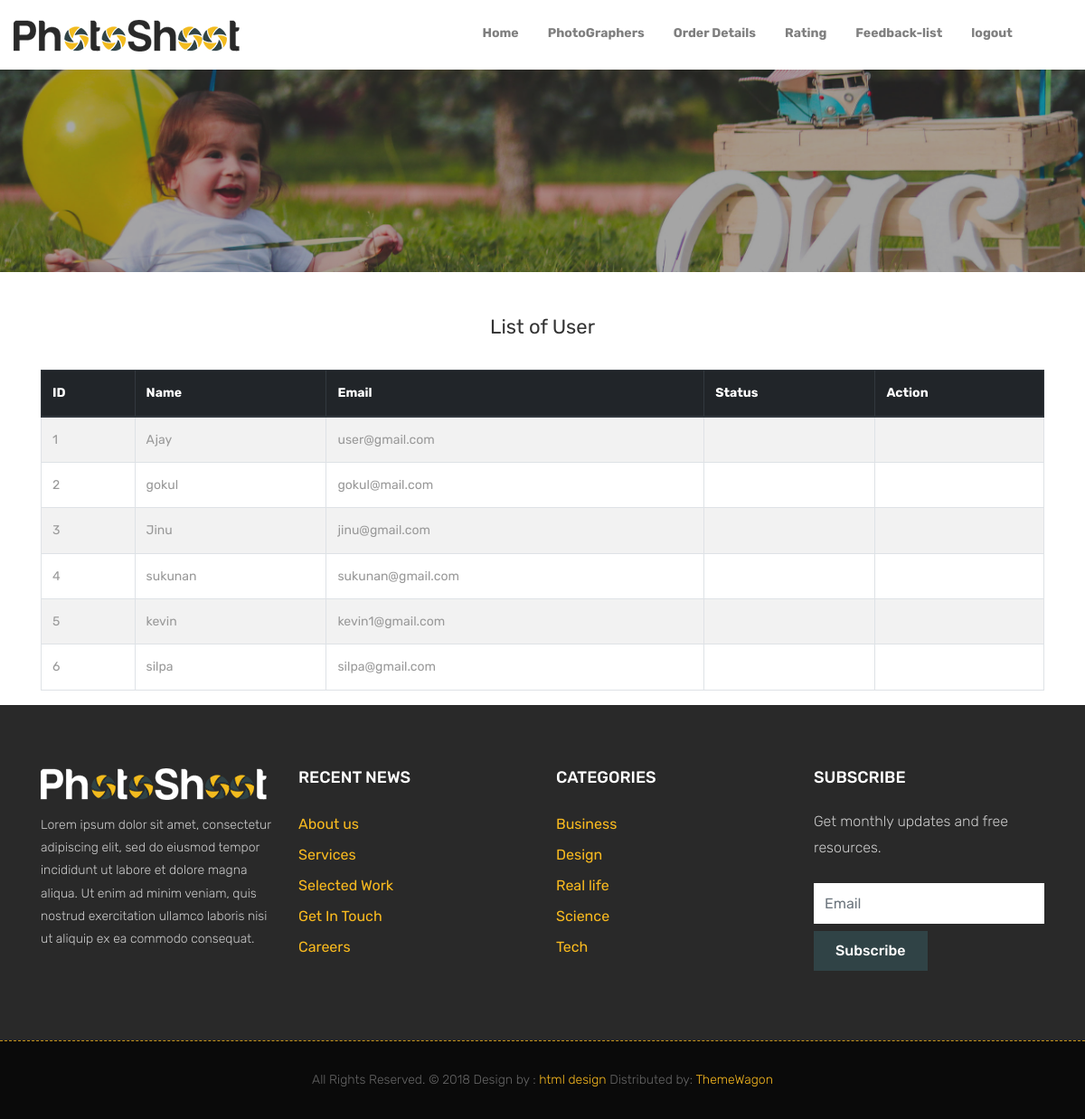
Page /userview/ on the committed database.
### app/models.py (models this page shows)
class UserReg(models.Model):
    login = models.ForeignKey(Login, on_delete=models.CASCADE,null=True)
    name = models.CharField(max_length=100)
    email = models.EmailField(unique=True)
    phone = models.CharField(max_length=100,default="")
    address = models.CharField(max_length=500,default="")
    location = models.CharField(max_length=100,default="")
    password = models.CharField(max_length=128,default="")
    pimage=models.ImageField("profile",null=True)

### app/views.py (the view)
# urls.py: path("userview/",views.userview, name='userview'),
def userview(request):
    usr = UserReg.objects.all()
    return render(request,'Admin/userview.html',{'usr':usr})

### Templates/Admin/userview.html (shortened to what this page needs)
{% extends "Admin/common_base.html" %}
{% block content%}
<body>
    <div class="container mt-5">
        <h2 class="text-center mb-4">List of User</h2>
        <table class="table table-bordered table-striped">
            <thead class="thead-dark">
                <tr>
                    <th>ID</th>
                    <th>Name</th>
                    <th>Email</th>
                    <th>Status</th>
                    <th>Action</th>
                </tr>
            </thead>
            <tbody>
                {% for i in usr %}
                <tr>
                    <td>{{ i.id }}</td>
                    <td>{{ i.name }}</td>
                    <td>{{ i.email }}</td>
                    <td>{{ i.status }}</td>
                    <td>
                    </td>
                </tr>
                {% endfor %}
            </tbody>
        </table>
    </div>
</body>
</html>
{% endblock  %}

### Templates/Admin/common_base.html (shortened to what this page needs)
{% load static %}
<!DOCTYPE html>
<html lang="en">
    <link rel="stylesheet" href="/static/css/bootstrap.min.css">
    <link rel="stylesheet" href="/static/style.css">
    <link rel="stylesheet" href="/static/css/responsive.css">
    <link rel="stylesheet" href="/static/css/custom.css">
</head>
<body id="page-top" class="politics_version">
<header class="header">
    <nav class="navbar navbar-expand-lg navbar-light " style="margin-left: 40%;">
        <div class="container-fluid">
            <div class="collapse navbar-collapse" id="navbarNav">
                <ul class="navbar-nav ms-auto" style="margin-left: 1%; color: black; font-weight: bold;">
                    <li class="nav-link"><a href="/adminhome" class="nav-link">Home</a></li>
                    <li class="nav-link"><a href="/productlist/" class="nav-link">PhotoGraphers</a></li>
                    <li class="nav-link"><a href="/orderlist/" class="nav-link">Order Details</a></li>
                    <li class="nav-link"><a href="/productreviewlist/" class="nav-link">Rating</a></li>
                    <li class="nav-link"><a href="/viewfeedback/" class="nav-link">Feedback-list</a></li>
                    <li class="nav-link"><a href="/" class="nav-link">logout</a></li>
                </ul>
            </div>
        </div>
    </nav>
</header>
    <nav class="navbar navbar-expand-lg navbar-dark fixed-top" id="mainNav">
        <div class="container-fluid">
          <a class="navbar-brand js-scroll-trigger" href="/adminhome">
              <img class="img-fluid" src="/static/images/logo.png" alt="" />
          </a>
        </div>
      </nav>
      <div class="banner-area banner-bg-1">
		<div class="container">
			<div class="row">
				<div class="col-md-12">
				</div>
			</div>
		</div>
	</div>
{% block  content%}
{% endblock  %}
<footer class="main-footer">
    <div class="container">
        <div class="row">
            <div class="col-lg-3 col-md-6 col-sm-12">
                <div class="mb-3 img-logo">
                    <a href="#">
                         <img src="images/logo2.png" alt="">
                    </a>
                    <p>Lorem ipsum dolor sit amet, consectetur adipiscing elit, sed do eiusmod tempor incididunt ut labore et dolore magna aliqua. Ut enim ad minim veniam, quis nostrud exercitation ullamco laboris nisi ut aliquip ex ea commodo consequat.</p>
                </div>
            </div>
            <div class="col-lg-3 col-md-6 col-sm-12">
                <h4 class="mb-4 ph-fonts-style foot-title">
                    RECENT NEWS
                </h4>
                <p class="ph-links-column">
                    <a href="#" class="text-black">About us</a>
                    <a href="#" class="text-black">Services</a>
                    <a href="#" class="text-black">Selected Work</a>
                    <a href="#" class="text-black">Get In Touch</a>
                    <a href="#" class="text-black">Careers</a>
                </p>
            </div>
            <div class="col-lg-3 col-md-6 col-sm-12">
                <h4 class="mb-4 ph-fonts-style foot-title">
                    CATEGORIES
                </h4>
                <p class="ph-links-column">
                    <a href="#" class="text-black">Business</a>
                    <a href="#" class="text-black">Design</a>
                    <a href="#" class="text-black">Real life</a>
                    <a href="#" class="text-black">Science</a>
                    <a href="#" class="text-black">Tech</a>
                </p>
            </div>
            <div class="col-lg-3 col-md-6 col-sm-12">
                <h4 class="mb-4 ph-fonts-style foot-title">
                    SUBSCRIBE
                </h4>
                <p class="ph-fonts-style_p">
                    Get monthly updates and free resources.
                </p>
                <div class="media-container-column" data-form-type="formoid">
                    <form class="form-inline" action="#" method="post">
                        <div class="form-group">
                            <input class="form-control input-sm input-inverse my-2" name="email" required="" data-form-field="Email" placeholder="Email" id="email" type="email">
                        </div>
                        <div class="input-group-btn">
                            <button href="" class="btn hover-effect-new btn-primary" type="submit" role="button"><span> Subscribe </span></button>
                        </div>
                    </form>
                </div>
            </div>
        </div>
    </div>
</footer>
<div class="copyrights">
    <div class="container">
        <div class="footer-distributed">
            <div class="footer-left">
                <p class="footer-company-name">All Rights Reserved. &copy; 2018 Design by :
                <a href="https://html.design/">html design</a> Distributed by: <a href="https://themewagon.com/">ThemeWagon</a>
                </p>
            </div>
        </div>
    </div>
</div>
</body>
</html>

### static/style.css (style rules this page uses)
body { color: #999999; font-size: 14px; font-family: 'Rubik', sans-serif; line-height: 1.80857; }
html, body { height: 100%; }
a { color: #1f1f1f; text-decoration: none !important; outline: none !important; -webkit-transition: all .3s ease-in-out; -moz-transition: all .3s ease-in-out; -ms-transition: all .3s ease-in-out; -o-transition: all .3s ease-in-out; transition: all .3s ease-in-out; }
h1, h2, h3, h4, h5, h6 { letter-spacing: 0; font-weight: normal; position: relative; padding: 0 0 10px 0; font-weight: normal; line-height: 120% !important; color: #333333; margin: 0 }
h2 { font-size: 22px }
h4 { font-size: 16px }
a { color: #222222; text-decoration: none; outline: none; }
a, .btn { text-decoration: none !important; outline: none !important; -webkit-transition: all .3s ease-in-out; -moz-transition: all .3s ease-in-out; -ms-transition: all .3s ease-in-out; -o-transition: all .3s ease-in-out; transition: all .3s ease-in-out; }
ul, li, ol { margin: 0px; list-style: none; padding: 0px; }
img { max-width: 100%; }
.header { position: fixed; z-index: 100; width: 100%; }
.fixed-top { z-index: 10; }
.navbar-dark { background: #ffffff; padding: 15px 0px; }
.hover-effect-new { display: inline-block; padding: 10px 24px; font-size: 16px; font-weight: 500; border: 1px solid #304346; border-radius: 0px; transition: all 0.2s ease-in; position: relative; overflow: hidden; }
.hover-effect-new::before { content: ""; position: absolute; left: 50%; transform: translateX(-50%) scaleY(1) scaleX(1.25); top: 100%; width: 140%; height: 180%; background-color: rgba(0, 0, 0, 0.05); border-radius: 50%; display: block; transition: all 0.5s 0.1s cubic-bezier(0.55, 0, 0.1, 1); z-index: -1; }
.hover-effect-new::after { content: ""; position: absolute; left: 55%; transform: translateX(-50%) scaleY(1) scaleX(1.45); top: 180%; width: 160%; height: 190%; background-color: #f9ba1f; border-radius: 50%; display: block; transition: all 0.5s 0.1s cubic-bezier(0.55, 0, 0.1, 1); z-index: 1; }
.hover-effect-new span { position: relative; z-index: 2; }
.form-group { position: relative; }
.copyrights { border-top: 1px dashed rgba(249, 186, 31, 0.8); background-color: #0a0a0a; box-sizing: border-box; width: 100%; text-align: left; padding: 30px 0px; overflow: hidden; }
.footer-distributed .footer-left { float: none; text-align: center; }
.footer-distributed .footer-company-name { font-weight: 300; margin: 0 10px; color: #666; padding: 0; }
.footer-distributed .footer-company-name a { color: #f9ba1f; }
.main-footer { background: #292929; padding: 70px 0px; }
.img-logo p { padding-top: 15px; color: #cccccc; font-weight: 200; margin: 0px; }
.ph-fonts-style { font-size: 18px; color: #fff; font-weight: 500; padding: 0; }
.ph-fonts-style_p { color: #cccccc; font-weight: 200; font-size: 16px; }
.ph-links-column a { color: #f9ba1f; display: block; line-height: 34px; font-size: 16px; }
.form-inline .form-group { width: 100%; }
.form-inline .form-group .form-control { width: 100%; min-height: 45px; border: none; border-radius: 0; }
.input-group-btn .btn-primary { background-color: #304346 !important; }
.btn { border: 0 !important; }
.banner-bg-1 { background: url(uploads/inner-bg.jpg); padding: 150px 0; background-clip: initial; background-color: rgba(0, 0, 0, 0); background-origin: initial; background-position: center center; background-repeat: no-repeat; background-size: cover; position: relative; z-index: 0; }
.banner-bg-1::before { content: ""; display: inline-block; height: 100%; left: 0; position: absolute; top: 0; width: 100%; z-index: -1; background: rgba(34, 34, 34, 0.4); }

### rows in the picture
UserReg: id "1", name "Ajay", email "user@gmail.com"
UserReg: id "2", name "gokul", email "gokul@mail.com"
UserReg: id "3", name "Jinu", email "jinu@gmail.com"
UserReg: id "4", name "sukunan", email "sukunan@gmail.com"
UserReg: id "5", name "kevin", email "kevin1@gmail.com"
UserReg: id "6", name "silpa", email "silpa@gmail.com"
